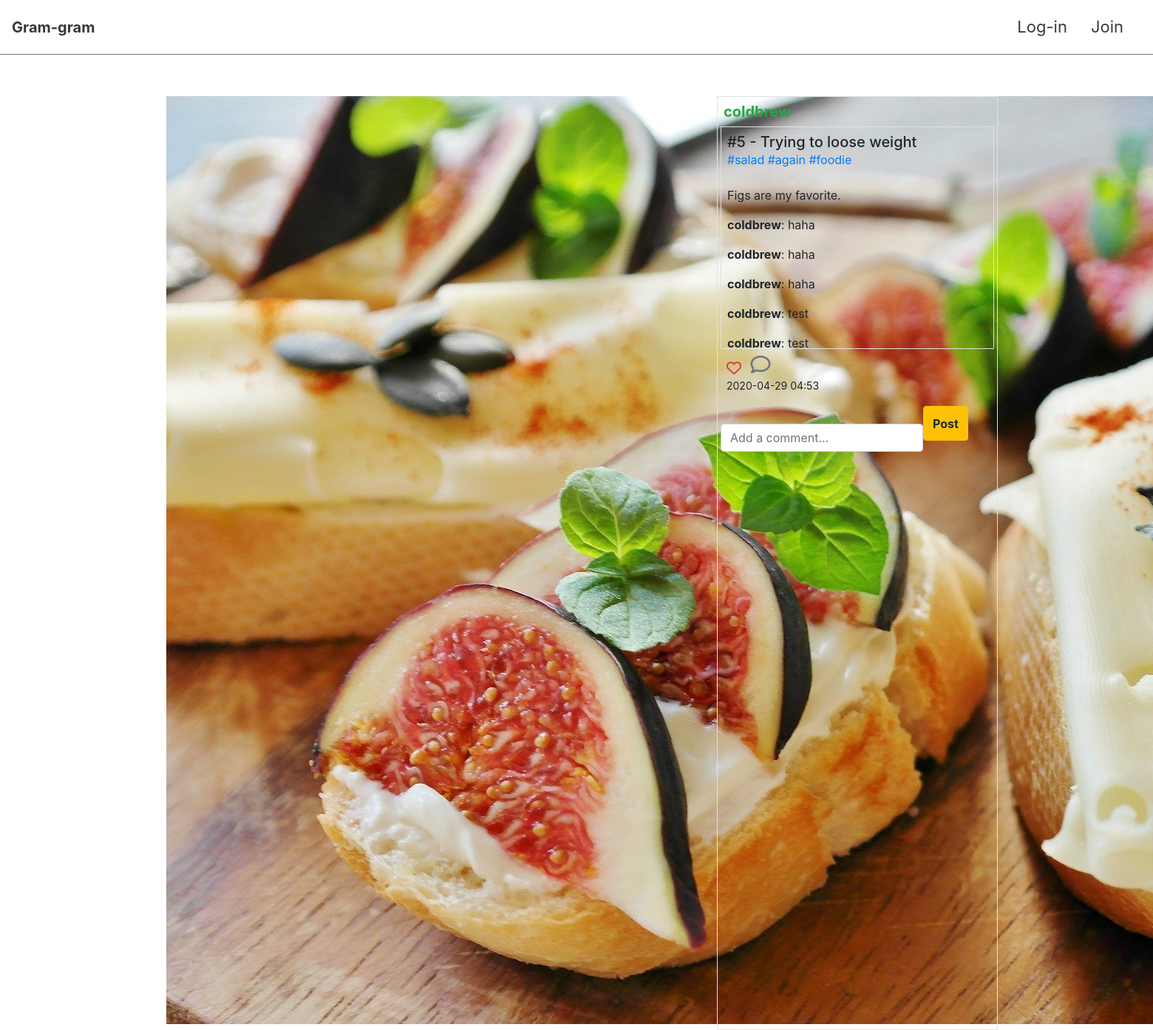
/articles/5/, run on an earlier commit of the app's database.
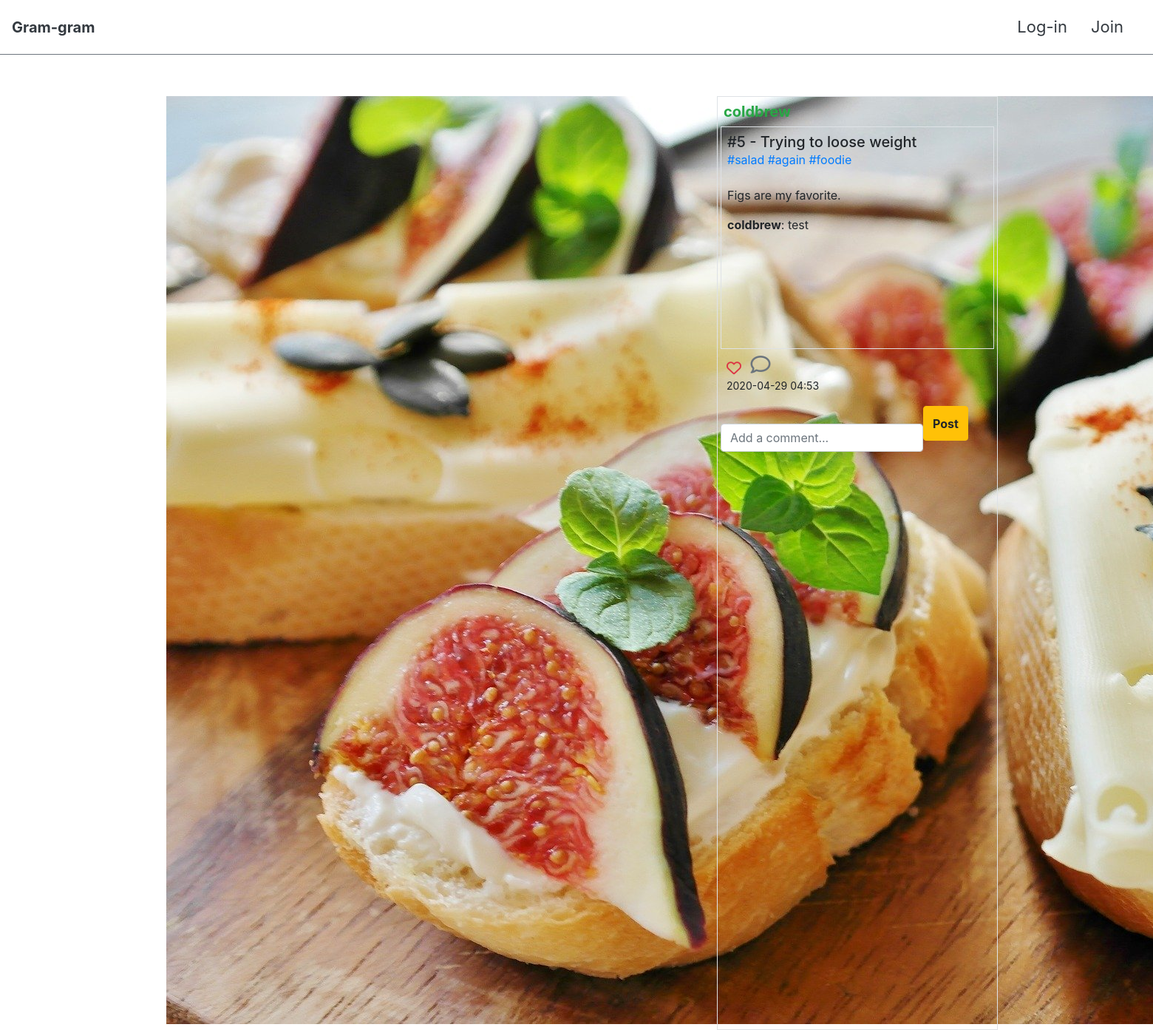
And on a later commit of the database.
### articles/models.py (models this page shows)
class Comment(models.Model):
    content = models.TextField()
    article = models.ForeignKey(Article, on_delete=models.CASCADE, related_name='comments')
    user = models.ForeignKey(settings.AUTH_USER_MODEL, on_delete=models.CASCADE)

### accounts/models.py (models this page shows)
class User(AbstractUser):
    followers = models.ManyToManyField(settings.AUTH_USER_MODEL, related_name='followings')

### articles/views.py (the view)
# urls.py: path('<int:article_id>/', views.comments, name='comments'),
def comments(request, article_id):
    article = get_object_or_404(Article, id=article_id)
    form = CommentForm()
    context = {
        'article':article,
        'form':form,
    }
    return render(request, 'articles/comment.html', context)

### articles/forms.py
class CommentForm(forms.ModelForm):
    content = forms.CharField(
        label = '',
        widget=forms.TextInput(
            attrs={
                'row':2,
                'col':10,
                'placeholder':'Add a comment...',
                'class':'form-control',
            }
        )
    )
    class Meta:
        model = Comment
        fields = ['content']

### articles/templatetags/article_extras.py (called while the page is built)
@register.filter
def add_link(value):
    content = value.content
    tags = value.tags.all()
    for tag in tags:
        content = re.sub(r'\#'+tag.name+r'\b', '<a href="/articles/explore/'+tag.name+'/">#'+tag.name+'</a>', content)
    return content

### articles/templates/articles/comment.html (shortened to what this page needs)
{% extends 'base.html' %}
{% load bootstrap4 %}
{% load article_extras %}
{% load mathfilters %}
{% block content %}
<div class="row" >
    <div class="col-8">
        <img src="{{article.image_thumbnail.url}}" class="d-block m-auto pb-2"/>
    </div>
    <div class="col-4 border p-1">
        <div class="border-bottom d-flex justify-content-between pl-1 pt-1">
            <h5><a href="{% url 'profile' article.user.username %}" class="text-success"><strong>{{ article.user.username }}</strong></a> </h5>
        </div>
        <div class="border-left border-right border-bottom pl-2 pt-2"style="height: 300px; overflow-y: auto">
            <h5 class="card-title m-0">#{{article.pk}} - {{article.title}}</h5>
            <p>{{article|add_link|safe|linebreaksbr}}</p>
            {% for comment in article.comments.all %}
                <div class="d-flex justify-content-between m-0">
                    <p class="mb-0 p-0"><strong>{{comment.user}}</strong>:   {{ comment.content }}</p>
                </div>
                {% empty %}
                <p>There is no comment.</p>
            {% endfor %}
        </div>
        <div class="d-block w-100 pt-2 pl-2" >
            <div >
                <span>{% include 'articles/like.html'%}</span>
                <span><a href="{% url 'articles:comments' article.pk %}"><i class="far fa-comment text-secondary" style='font-size:27px'></i></a></span>
            </div>
            <p class="mt-0"><small>{{ article.created_at|date:'Y-m-d H:i' }}</small></p>
        </div>
        <div>
            <form action="{% url 'articles:comment_create' article.pk %}" method="POST" enctype="multipart/form-data" class="d-flex">
                {% bootstrap_form form%}
                <button class="btn btn-warning py-0" style="height: 47px;"><strong>Post</strong></button>
            </form>
        </div>
    </div>
</div>
{% endblock %}

What changed in the data, as far as the page shows it:
removed Comment: user "coldbrew", content "haha"
removed Comment: user "coldbrew", content "haha"
removed Comment: user "coldbrew", content "haha"
removed Comment: user "coldbrew", content "test"
